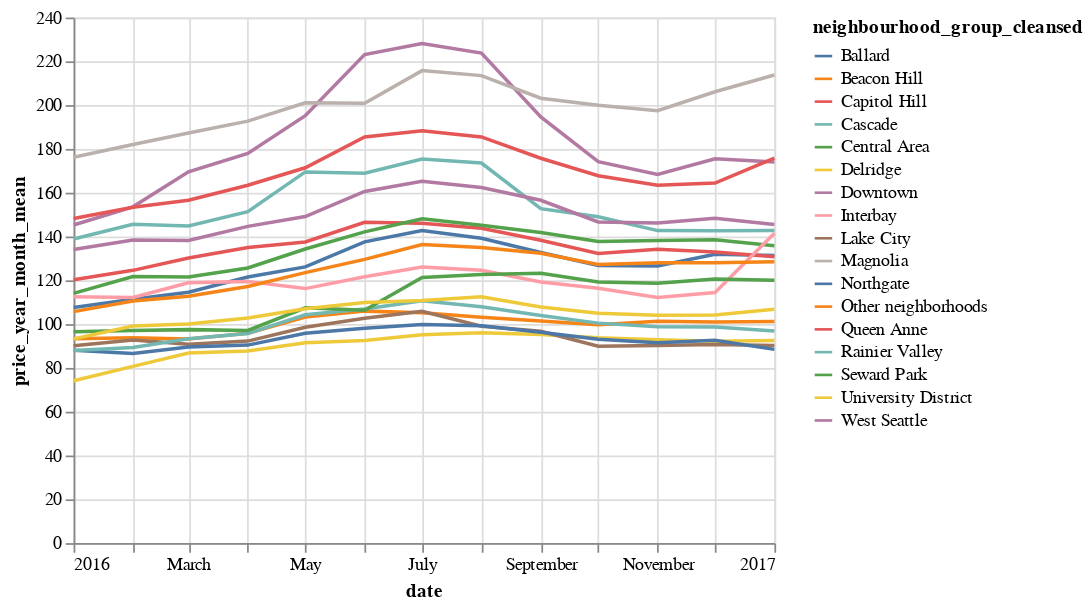

The cell this chart's notebook holds for it:
### Code cell
import altair as alt
from vega_datasets import data

lineplot = alt.Chart(df_lineplot).mark_line().encode(
    x='date',
    y='price_year_month_mean',
    color='neighbourhood_group_cleansed'
)

lineplot

### Figure 1 — Vega-Lite specification as saved in the notebook (floating-point values rounded to 4 significant figures; data arrays with more than 128 entries replaced by an {"elided": "..."} marker saying what was removed)
{"config": {"view": {"width": 400, "height": 300}, "mark": {"tooltip": null}}, "data": {"name": "data-fe1b2df9de8de16b7b19801f18643f3a"}, "mark": "line", "encoding": {"color": {"type": "nominal", "field": "neighbourhood_group_cleansed"}, "x": {"type": "temporal", "field": "date"}, "y": {"type": "quantitative", "field": "price_year_month_mean"}}, "$schema": "https://vega.github.io/schema/vega-lite/v3.4.0.json", "datasets": {"data-fe1b2df9de8de16b7b19801f18643f3a": {"elided": "221 records"}}}
